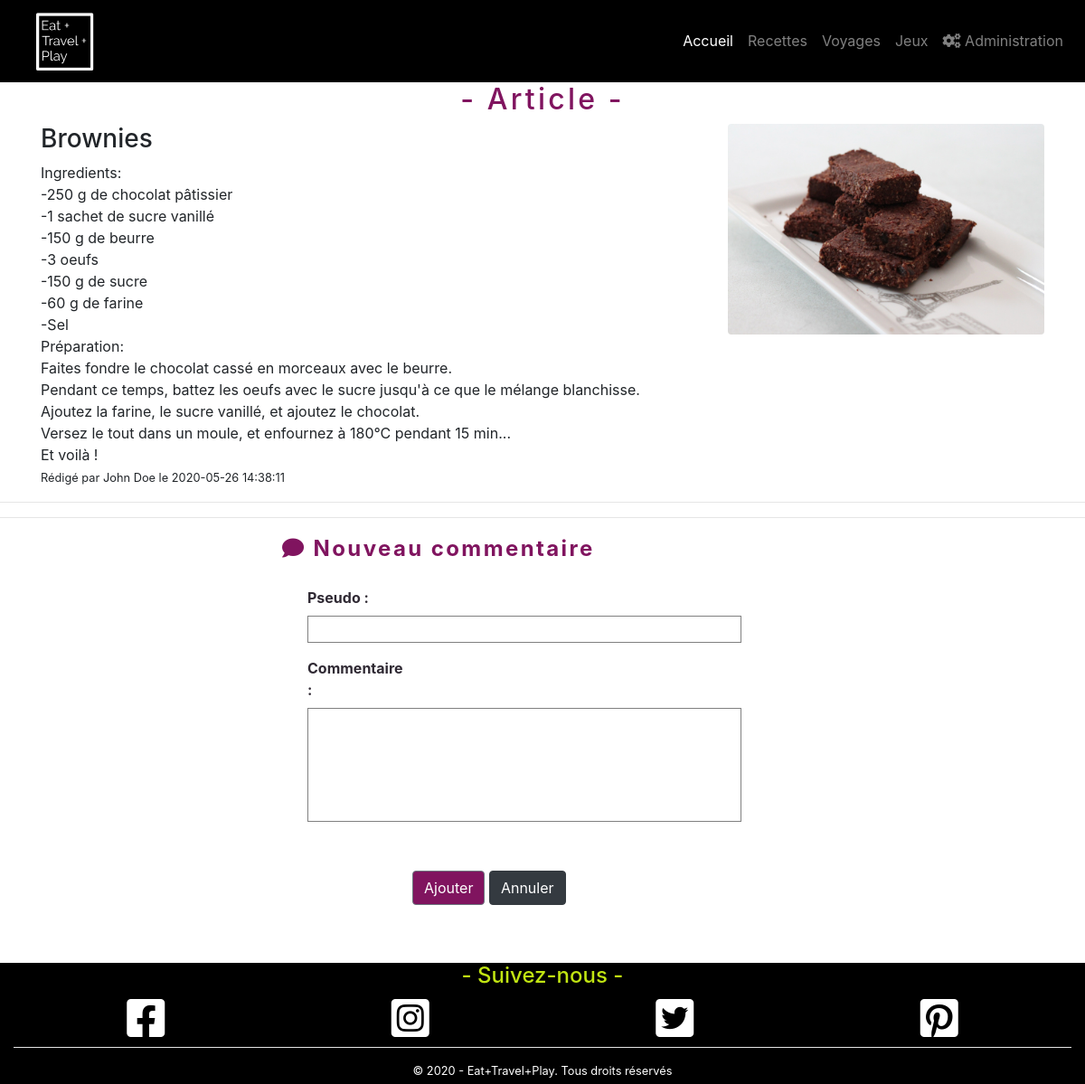
The app's page /show_post.php?id=3 with its own data.
### tables this page shows
CREATE TABLE IF NOT EXISTS `post` (
  `Id` smallint(5) UNSIGNED NOT NULL AUTO_INCREMENT,
  `Title` varchar(100) NOT NULL,
  `Contents` text NOT NULL,
  `Image` varchar(255) NOT NULL,
  `CreationTimestamp` datetime NOT NULL,
  `Author_Id` tinyint(3) UNSIGNED DEFAULT NULL,
  `Category_Id` tinyint(3) UNSIGNED DEFAULT NULL,
  PRIMARY KEY (`Id`),
  UNIQUE KEY `Title` (`Title`),
  KEY `CreationTimestamp` (`CreationTimestamp`),
  KEY `Author_Id` (`Author_Id`),
  KEY `Category_Id` (`Category_Id`)
);

CREATE TABLE IF NOT EXISTS `author` (
  `Id` tinyint(3) UNSIGNED NOT NULL AUTO_INCREMENT,
  `FirstName` varchar(50) NOT NULL,
  `LastName` varchar(50) NOT NULL,
  PRIMARY KEY (`Id`)
);

### src/show_post.php (called while the page is built, shortened)
<?php
    include 'application/bdd_connection.php';
    $query =
    '
        SELECT
            Post.Id,
            Title,
            Contents,
            Image,
            CreationTimestamp,
            FirstName,
            LastName
        FROM
            Post
        INNER JOIN
            Author
        ON
            Post.Author_Id = Author.Id
        WHERE
            Post.Id = ?
    ';
    $resultSet = $pdo->prepare($query);
    $resultSet->execute([$_GET['id']]);
    $post = $resultSet->fetch();
    include 'layout.php';

### src/templates/show_post.php (the view, shortened to what this page needs)
<h2 class="text-center"><i class="fa fa-file-text-o"></i>- Article -</h2>
<section class="container">
    <div class="row">
        <div class="col-lg-8">
            <h3><?= htmlspecialchars($post['Title']) ?></h3>
            <article><?= nl2br(htmlspecialchars($post['Contents'])) ?></article>
            <small>
            Rédigé par <?= htmlspecialchars($post['FirstName']) ?> <?= htmlspecialchars($post['LastName']) ?>
            le <?= htmlspecialchars($post['CreationTimestamp']) ?>
            </small>
        </div>
        <div class="col-lg-4">
            <img class="img-fluid rounded float-left" src="./images/articles/<?=$post["Image"]?>" alt="image de l\'article">
        </div>
    </div>
</section>
<hr>
<hr>
<form class="generic-form" action="add_comment.php" method="POST">
    <fieldset>
        <legend class="textPurple"><i class="fas fa-comment textPurple"></i> Nouveau commentaire</legend>
        <ul>
            <li>
                <label for="nickName">Pseudo :</label>
                <input type="text" id="nickName" name="nickName">
            </li>
            <li>
                <label class="textarea" for="contents">Commentaire :</label>
                <textarea id="contents" name="contents" rows="5"></textarea>
            </li>
            <li>
                <button class="btn btn-secondary bgPurple" type="submit">Ajouter</button>
                <a class="btn btn-dark" href="index.php">Annuler</a>
            </li>
        </ul>
    </fieldset>
</form>

### src/css/blog-main.css (style rules this page uses)
* { box-sizing: border-box; }
a { text-decoration: none; }
form { margin-top: 2em; }
form fieldset { border-radius: 4px; }
form fieldset legend { padding: 0 0.5em; }
hr { margin-bottom: 2em; margin-top: 2em; }

### src/css/style.css (style rules this page uses)
.bgPurple { background-color: rgb(128, 20, 95) !important; }
.textPurple { color: rgb(128, 20, 95) !important; }
a { color: rgb(128, 20, 95); transition: all 0.25s; }
body { background: white; font-family: 'Dosis', sans-serif; width: 100% !important; height: 100vh; }
h1, h2 { color: rgb(128, 20, 95); letter-spacing: 0.1em; }

### src/css/ui-form.css (style rules this page uses)
.generic-form { margin: 0 auto; width: 50%; }
.generic-form fieldset { border-color: #01A2A6; }
.generic-form fieldset legend { color: #01A2A6; font-weight: bold; letter-spacing: 0.1em; }
.generic-form input[type="password"], .generic-form input[type="text"], .generic-form select, .generic-form textarea { padding: 2px; border: 1px solid grey; transition: background-color 0.33s; }
.generic-form input[type="password"], .generic-form input[type="text"], .generic-form select, .generic-form textarea { width: 30em; }
.generic-form textarea { resize: none; }
.generic-form ul { list-style-type: none; }
.generic-form ul li { margin: 1em 0; }
.generic-form ul li:last-child { margin-left: 116px; margin-top: 3em; }
.generic-form ul li label { display: inline-block; color: #2F2933; font-weight: bold; }
.generic-form ul li label.textarea { vertical-align: top; }
.generic-form ul li label { width: 112px; }

### records on screen
post: Title "Brownies", Contents "Ingredients: -250 g de chocolat pâtissier -1 sachet de sucre vanillé -150 g de beurre -3 oeufs -150 g de sucre -60 g de farine -Sel Préparation: Faites fondre le chocolat cassé en morceaux avec le beurre. Pendant ce temps, battez les oeufs avec le sucre jusqu'à ce que le mélange blanchisse. Ajoutez la farine, le sucre vanillé, et ajoutez le chocolat. Versez le tout dans un moule, et enfournez à 180°C pendant 15 min... Et voilà !", Author_Id.FirstName "John", Author_Id.LastName "Doe", CreationTimestamp "2020-05-26 14:38:11", Image (picture)
